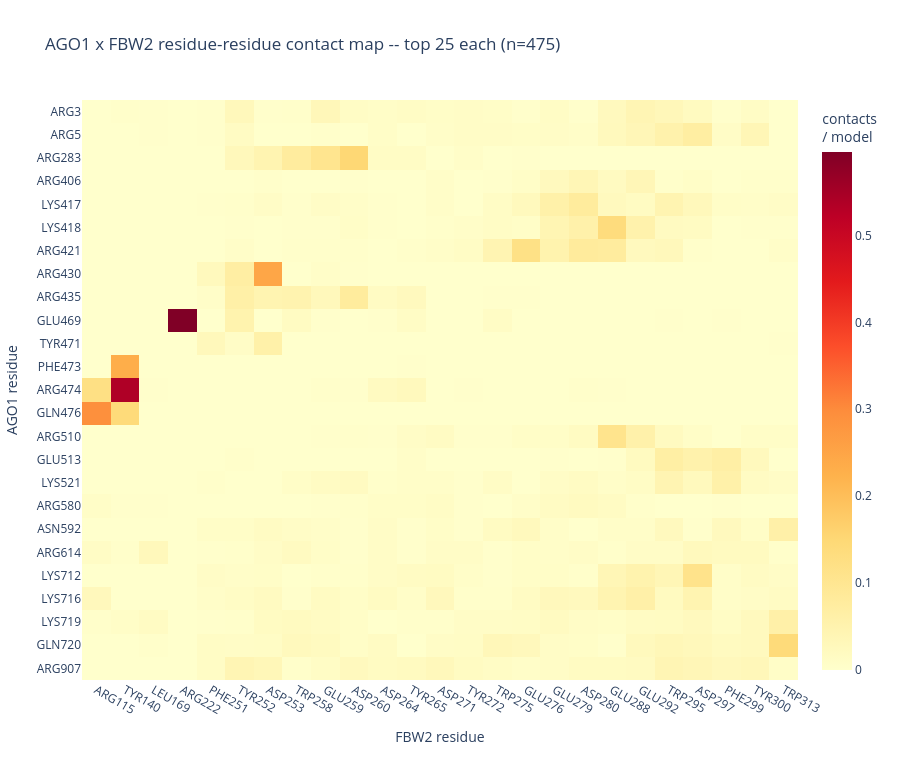

Here is the notebook cell this chart was saved with:
### Code cell
if not bc.empty and len(top_rec) and len(top_lig):
    tr = top_rec["resnr"].tolist(); tl = top_lig["resnr_lig"].tolist()
    pair = bc[bc["resnr"].isin(tr) & bc["resnr_lig"].isin(tl)]
    mat = (pair.groupby(["resnr", "resnr_lig"], observed=True).size()
           .div(n_norm).unstack(fill_value=0)
           .reindex(index=sorted(tr), columns=sorted(tl), fill_value=0))
    rtick = {int(r): f"{bc.loc[bc['resnr']==r,'restype'].iloc[0]}{int(r)}" for r in mat.index}
    ltick = {int(c): f"{bc.loc[bc['resnr_lig']==c,'restype_lig'].iloc[0]}{int(c)}" for c in mat.columns}
    fig = go.Figure(go.Heatmap(z=mat.values, x=[ltick[c] for c in mat.columns], y=[rtick[r] for r in mat.index],
        colorscale="YlOrRd", hovertemplate=f"{RECEPTOR_NAME} %{{y}}<br>{partner_name} %{{x}}<br>%{{z:.3f}}/model<extra></extra>",
        colorbar=dict(title="contacts<br>/ model")))
    fig.update_layout(title=f"{RECEPTOR_NAME} x {partner_name} residue-residue contact map -- top {TOP_N} each (n={n_norm})",
        xaxis_title=f"{partner_name} residue", yaxis_title=f"{RECEPTOR_NAME} residue",
        yaxis=dict(autorange="reversed"), template=TEMPLATE, width=900, height=760)
    save_fig(fig, f"{RECEPTOR_NAME.lower()}_{partner_name.lower()}_residue_contact_map.html", "residue_interface")

### Figure 1 — Plotly figure (JSON) as saved in the notebook; plotly's stock layout.template omitted (floating-point values rounded to 4 significant figures; data arrays with more than 128 entries replaced by an {"elided": "..."} marker saying what was removed)
{"data": [{"colorbar": {"title": {"text": "contacts<br>/ model"}}, "colorscale": [[0.0, "rgb(255,255,204)"], [0.125, "rgb(255,237,160)"], [0.25, "rgb(254,217,118)"], [0.375, "rgb(254,178,76)"], [0.5, "rgb(253,141,60)"], [0.625, "rgb(252,78,42)"], [0.75, "rgb(227,26,28)"], [0.875, "rgb(189,0,38)"], [1.0, "rgb(128,0,38)"]], "hovertemplate": "AGO1 %{y}<br>FBW2 %{x}<br>%{z:.3f}/model<extra></extra>", "type": "heatmap", "x": ["ARG115", "TYR140", "LEU169", "ARG222", "PHE251", "TYR252", "ASP253", "TRP258", "GLU259", "ASP260", "ASP264", "TYR265", "ASP271", "TYR272", "TRP275", "GLU276", "GLU279", "ASP280", "GLU288", "GLU292", "TRP295", "ASP297", "PHE299", "TYR300", "TRP313"], "y": ["ARG3", "ARG5", "ARG283", "ARG406", "LYS417", "LYS418", "ARG421", "ARG430", "ARG435", "GLU469", "TYR471", "PHE473", "ARG474", "GLN476", "ARG510", "GLU513", "LYS521", "ARG580", "ASN592", "ARG614", "LYS712", "LYS716", "LYS719", "GLN720", "ARG907"], "z": {"elided": "25x25 float values"}}], "layout": {"height": 760, "title": {"text": "AGO1 x FBW2 residue-residue contact map -- top 25 each (n=475)"}, "width": 900, "xaxis": {"title": {"text": "FBW2 residue"}}, "yaxis": {"autorange": "reversed", "title": {"text": "AGO1 residue"}}}}
